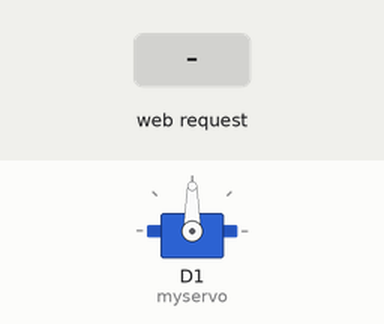
The sketch below on a simulated ESP8266 (NodeMCU). Shown: servo. The test bench sets the inputs (shaded band). WiFi joins after 1.5 s; servers stay silent unless stated; what the sketch prints to the serial monitor is not drawn.

Above: at 2.7 s.
2.8 s: HTTP request GET /CungChieu received
At 2.95 s:
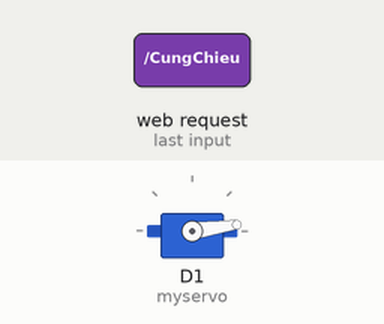
5.8 s: HTTP request GET /NguocChieu received
At 5.99 s:
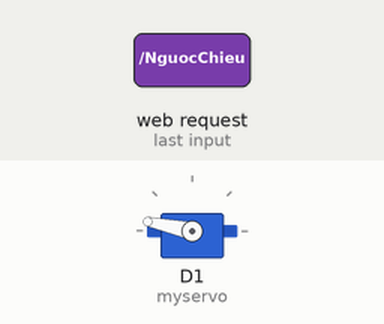
Timing chart, 0 to 10.0 s (numbered marks = the images above; inputs shaded):
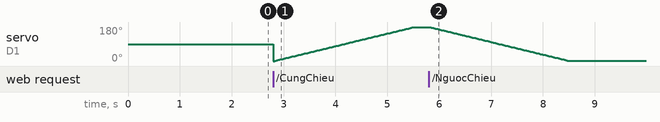

The sketch:

ESP8266_DieuKhienLservo.ino
```cpp
#include <ESP8266WiFi.h>
#include <Servo.h>

const char* ssid = "kid1234";
const char* password = "12341234";
Servo myservo;
int pos = 0;
//int LED = 4; // GPIO4 (D2)
WiFiServer server(80);

void setup(){
  Serial.begin(115200);
  myservo.attach(D1);
  Serial.print("Connecting to the Newtork");
  WiFi.begin(ssid, password);
  while (WiFi.status() != WL_CONNECTED)
  {
    delay(500);
    Serial.print(".");
  }
  Serial.println("WiFi connected");
  server.begin();
  Serial.println("Server started");
  Serial.print("IP Address of network: "); // will IP address on Serial Monitor
  Serial.println(WiFi.localIP());
  Serial.print("Copy and paste the following URL: https://");
  Serial.print(WiFi.localIP());
  Serial.println("/");
}

void loop(){
  WiFiClient client = server.available();
  if (!client)
  {
    return;
    }

  Serial.println("Waiting for new client");
  while(!client.available())
  {
    delay(1);
  }
  String request = client.readStringUntil('\r');
  Serial.println(request);
  client.flush();

  int value = HIGH;
  if(request.indexOf("/CungChieu") != -1){
    for(pos = 0; pos < 180; pos += 1){

        myservo.write(pos);
        delay(15);
    }
    value = LOW;
  }

  if(request.indexOf("/NguocChieu") != -1){

    for(pos = 180; pos>=1; pos-=1) {
        myservo.write(pos);
        delay(15);
    }
    value = HIGH;
  }

//*------------------HTML Page Code---------------------*//

  client.println("HTTP/1.1 200 OK"); //
  client.println("Content-Type: text/html");
  client.println("");
  client.println("<!DOCTYPE HTML>");
  client.println("<html>");
  client.print(" CONTROL Servo: ");
  if(value == HIGH){
    client.print("OFF");
  }
  else
  {
    client.print("ON");
  }
  client.println("<br><br>");
  client.println("<a href=\"/CungChieu\"\"><button>CHAY</button></a>");
  client.println("<a href=\"/NguocChieu\"\"><button>DOI CHIEU</button></a><br />");
  client.println("</html>");

  delay(1);
  Serial.println("Client disonnected");
  Serial.println("");
}
```
